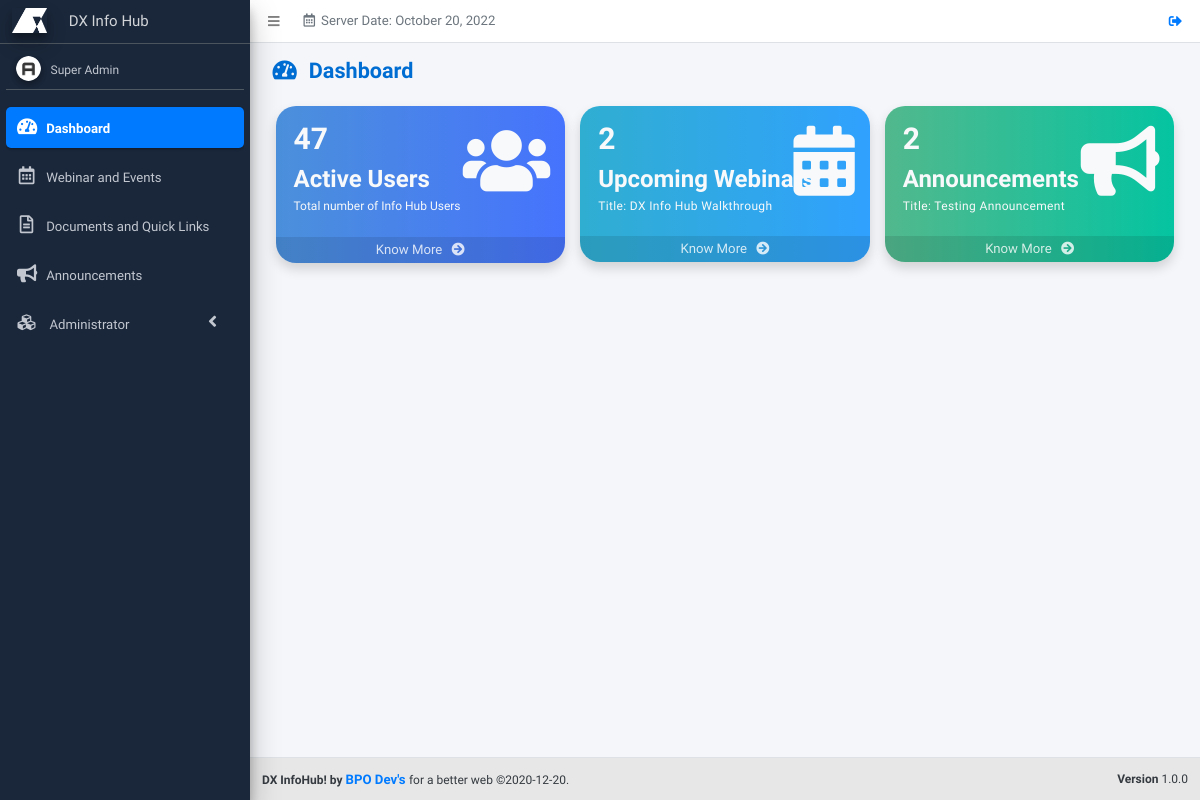
Before: /dashboard (signed in) with the older database file.
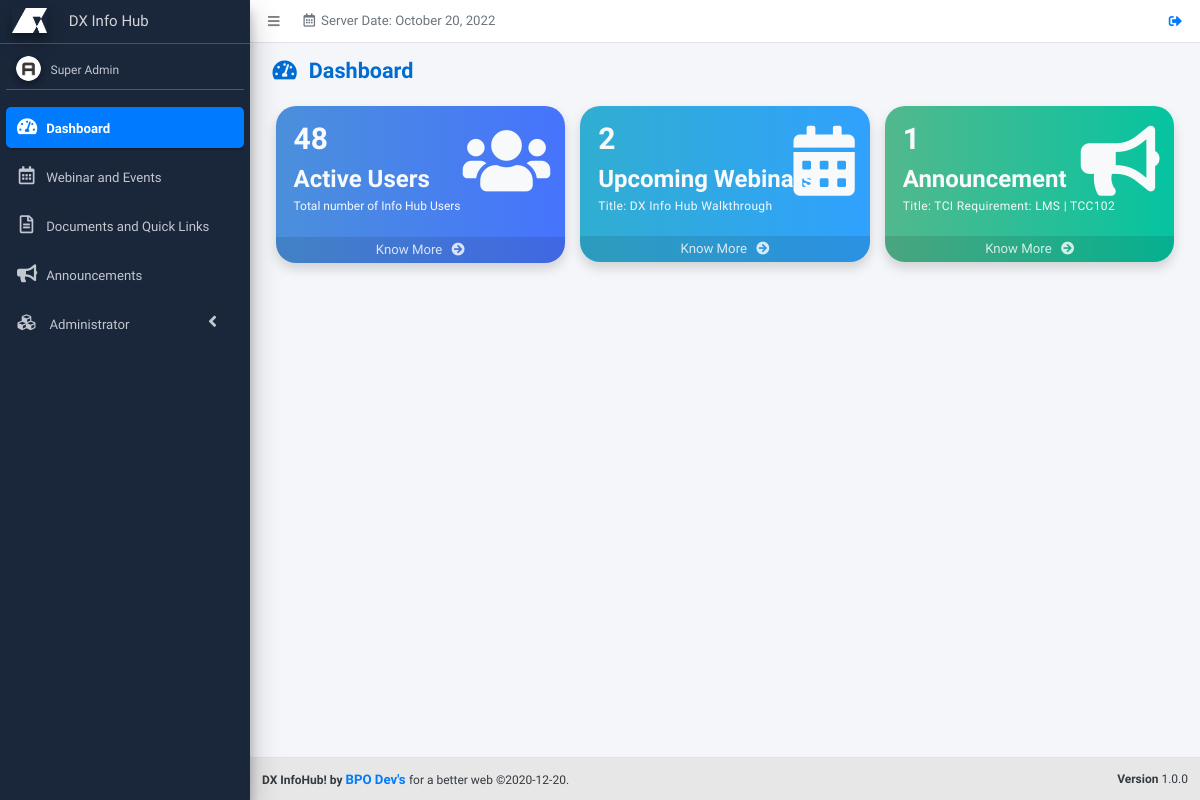
After: the same page with the newer database file.
### tables this page shows
CREATE TABLE `webinarandevents` (
  `id` int(255) UNSIGNED NOT NULL,
  `user_id` int(255) NOT NULL,
  `webinar_host` varchar(255) NOT NULL DEFAULT '',
  `webinar_speaker` varchar(255) NOT NULL,
  `webinar_title` varchar(255) NOT NULL DEFAULT '',
  `webinar_img` varchar(255) NOT NULL DEFAULT '',
  `webinar_description` text NOT NULL,
  `date_set` varchar(255) NOT NULL DEFAULT '',
  `month_set` varchar(255) NOT NULL DEFAULT '',
  `date_created` varchar(255) NOT NULL DEFAULT '',
  `date_edited` varchar(255) NOT NULL DEFAULT '',
  `webinar_status` int(1) NOT NULL DEFAULT 0,
  `temp_del` int(11) NOT NULL DEFAULT 0,
  `timestamp` timestamp NOT NULL DEFAULT current_timestamp() ON UPDATE current_timestamp()
);

CREATE TABLE `announcements` (
  `id` int(255) UNSIGNED NOT NULL,
  `user_id` int(255) NOT NULL,
  `announcements_title` varchar(255) NOT NULL DEFAULT '',
  `announcements_details` text NOT NULL,
  `announcements_img` varchar(255) NOT NULL,
  `announcements_count` int(1) NOT NULL DEFAULT 0,
  `date_edit` varchar(255) NOT NULL,
  `date_created` varchar(255) DEFAULT NULL,
  `announcements_status` int(255) NOT NULL,
  `temp_del` int(11) NOT NULL DEFAULT 0,
  `timestamp` timestamp NOT NULL DEFAULT current_timestamp() ON UPDATE current_timestamp()
);

### includes/functions.php (called while the page is built, shortened)
<?php
function checkSession() {
	$r = 0;
	if(isset($_SESSION['sys_id'])) {
		$r = 1;
	}
	return $r;
}
function checkPermission($permission) {
	$r = 0;
	if(in_array($permission,$_SESSION['sys_permissions'])) {
		$r = 1;
	}
	return $r;
}
?>

### pages/dashboard/index.php (the view, shortened to what the changed rows need)
<?php
require($_SERVER['DOCUMENT_ROOT'].'/includes/config.php');
if(checkSession()) {
?>
<!DOCTYPE html>
<html>
<head>
	<link rel="stylesheet" href="assets/css/dashboard.css">
	<?php require($_SERVER['DOCUMENT_ROOT'].'/includes/common/links.php'); ?>
</head>
<body class="hold-transition sidebar-mini layout-fixed">
	<div class="wrapper">
		<?php
		require($_SERVER['DOCUMENT_ROOT'].'/includes/common/child-header.php');
		require($_SERVER['DOCUMENT_ROOT'].'/includes/common/child-sidebar.php');
		?>
		<div class="content-wrapper">
			<section class="content-header">
				<div class="container-fluid">
					<div class="row">
						<div class="col-sm-6 col-12">
							<h1><i class="fa fa-tachometer-alt mr-3"></i>Dashboard</h1>
						</div>
					</div>
				</div>
			</section>
			<section class="content m-3">
				<div class="container-fluid">
					<div class="row">
						<div class="col-lg-4 col-4">
							<?php
								$sql = $pdo->prepare("SELECT user_id, user_status FROM users WHERE user_status = 0");
								$sql->execute();
								$active_users = $sql->rowCount();
							?>
							<div class="small-box shadow dash-cardbox user-cardbox text-light">
								<div class="inner pl-4 mb-3">
									<span class="dash-number"><?php echo number_format($active_users,0,'.',','); ?></span><br>
									<?php
									if ($active_users > 1) {
										echo '<span class="dash-title">Active Users</span><br>';
									}else{
										echo '<span class="dash-title">Active User</span><br>';
									}
									?>
									<span class="dash-desc"><?php echo "Total number of Info Hub Users"; ?></span>
								</div>
								<div class="icon text-light">
									<i class="fa fa-users"></i>
								</div>
								<?php if(checkPermission('users')) { ?>
									<a href="/users" class="small-box-footer footer-cardbox">
									Know More <i class="fas fa-arrow-circle-right ml-2"></i>
									</a>
								<?php } ?>
							</div>
						</div>
						<div class="col-lg-4 col-4">
							<?php
								$sql = $pdo->prepare("SELECT id, webinar_title, webinar_status FROM webinarandevents WHERE webinar_status = 0 AND date_set > NOW() ORDER BY date_set ASC LIMIT 1");
								$sql->execute();
								while($data = $sql->fetch(PDO::FETCH_ASSOC)) {
									$count =  $pdo->prepare("SELECT id, webinar_status FROM webinarandevents WHERE webinar_status = 0 AND date_set > NOW()");
									$count->execute();
									$active_webinars = $count->rowCount();
							?>
							<div class="small-box shadow dash-cardbox webinar-cardbox">
								<div class="inner pl-4 mb-2 text-light">
									<span class="dash-number"><?php echo number_format($active_webinars,0,'.',','); ?></span><br>
									<?php
									if ($active_webinars > 1) {
										echo '<span class="dash-title">Upcoming Webinars</span><br>';
									}else{
										echo '<span class="dash-title">Upcoming Webinar</span><br>';
									}
									?>
									<div class="dash-desc w-75">
										<span class="text-truncate">Title: <?php echo $data['webinar_title'] ; ?></span>
									</div>
								</div>
								<div class="icon text-light">
									<i class="fas fa-calendar-alt"></i>
								</div>
								<?php if(checkPermission('webinar-and-events')) { ?>
									<a href="/webinarandevents" class="small-box-footer footer-cardbox">
									Know More <i class="fas fa-arrow-circle-right ml-2"></i>
									</a>
								<?php } }?>
							</div>
						</div>
						<div class="col-lg-4 col-4">
							<?php
								$sql = $pdo->prepare("SELECT id, announcements_title, announcements_status FROM announcements WHERE announcements_status = 0  ORDER BY id DESC LIMIT 1 ");
								$sql->execute();
								while($data = $sql->fetch(PDO::FETCH_ASSOC)) {
									$count =  $pdo->prepare("SELECT id, announcements_status FROM announcements WHERE announcements_status = 0");
									$count->execute();
									$active_announcements = $count->rowCount();
							?>
							<div class="small-box shadow dash-cardbox announcement-cardbox text-light">
								<div class="inner pl-4 mb-2">
									<span class="dash-number"><?php echo number_format($active_announcements,0,'.',','); ?></span><br>
									<?php
									if ($active_announcements > 1) {
										echo '<span class="dash-title">Announcements</span><br>';
									}else{
										echo '<span class="dash-title">Announcement</span><br>';
									}
									?>
									<div class="dash-desc w-75">
										<span class="text-truncate">Title: <?php echo $data['announcements_title']; ?></span>
									</div>
								</div>
								<div class="icon  text-light">
									<i class="fa fa-bullhorn"></i>
								</div>
								<?php if(checkPermission('users')) { ?>
									<a href="/announcements" class="small-box-footer footer-cardbox">
									Know More <i class="fas fa-arrow-circle-right ml-2"></i>
									</a>
								<?php } } ?>
							</div>
						</div>
					</div>
				</div>
			</section>
		</div>
		<?php require($_SERVER['DOCUMENT_ROOT'].'/includes/common/child-footer.php'); ?>
	</div>
</body>
</html>
<?php
} else {
	$_SESSION['sys_login_err'] = renderLang($login_msg_err_4);
	header('location: /login');
}
?>

Changed rows visible on the page:
no longer on this page (row edited): announcements: active_announcements "2", shows "Announcements", announcements_title "Testing Announcement"
now on this page (row edited): announcements: active_announcements "1", shows "Announcement", announcements_title "TCI Requirement: LMS | TCC102"
Other visible differences:
$active_users: "47" → "48"
